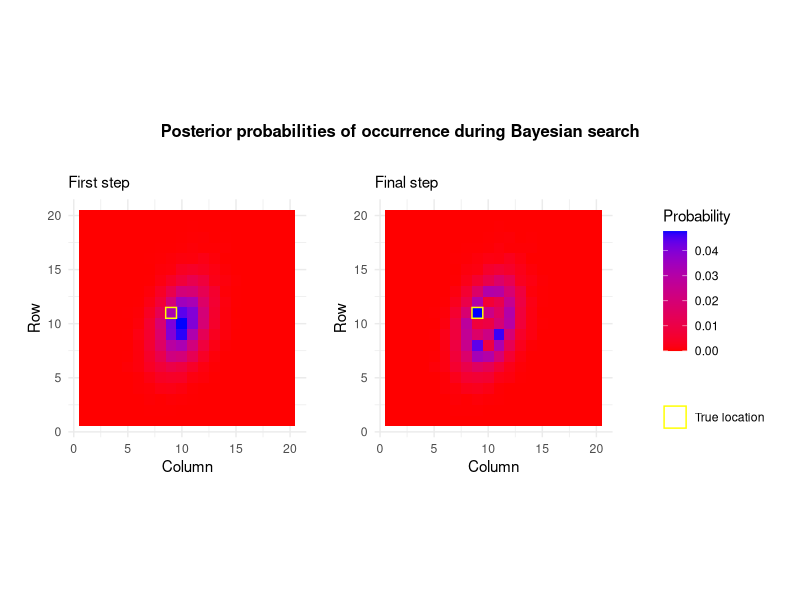
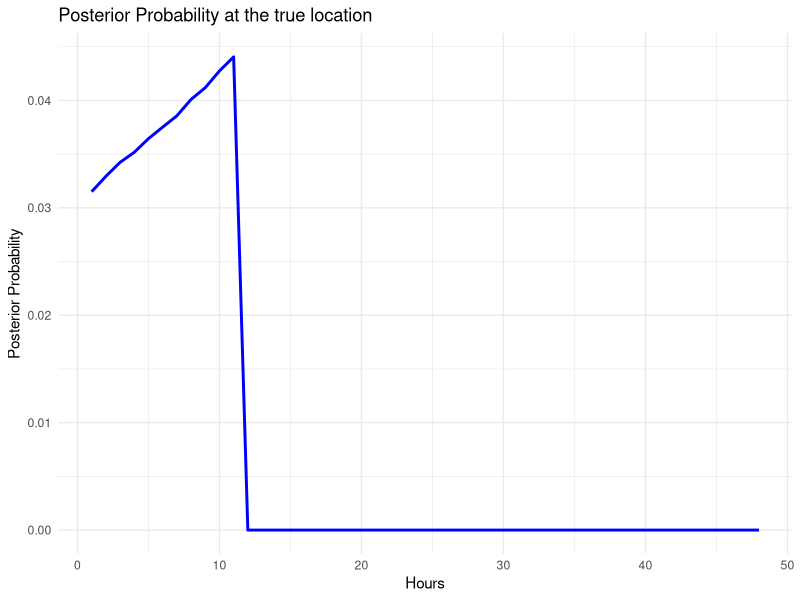

The R source for these figures, in order:
## ---- chunk 1
#### Required Functions provided by Jake####
set.seed(123)
library(ggplot2)
library(MASS)

#### Data Generating Functions ####

generate_lost <- function(grid_size, nsims){
  
  # Function to generate the prior distribution for the 
  # location of the lost fisherman
  # Args: 
  #       grid_size: the dimensions of the square search grid
  #       nsims: number of samples to base the prior distribution on
  
  mu_vec  <- c(grid_size/2, grid_size/2)
  sig_mat <- matrix(c(2, 1, 5, 5), 2,2)
  
  dat <- mvrnorm(nsims, mu_vec, sig_mat)
  dat <- round(abs(dat))
  head(dat)
  summary(as.data.frame(dat))
  prior <- matrix(rep(0,grid_size^2), grid_size, grid_size)
  for (i in 1:NROW(dat)){
    
    if (dat[i,1] < grid_size & dat[i,2] < grid_size){
      prior[dat[i,1], dat[i,2]] <- prior[dat[i,1], dat[i,2]] + 1
    }
    
  }
  prior <- prior/sum(prior)
  return(prior)
}

generate_fisherman <- function(grid_size){
  
  # Function to generate the true location of the lost fisherman.
  # This should not effect the search decision in any way!! It is unkown
  # to the search crew.
  # Args: 
  #       grid_size: the dimensions of the square search grid

  mu_vec  <- c(grid_size/2, grid_size/2)
  sig_mat <- matrix(c(2, 1, 5, 5), 2,2)
  
  location  <- round(mvrnorm(1, mu_vec, sig_mat))
  true_grid <- matrix(rep(0, grid_size^2), grid_size, grid_size)
  true_grid[location[1], location[2]] <- 1
  
  return(true_grid)
}

#### Simulation ####

search_size <- 20
unifs <- runif(search_size^2, min = 0.6, max = 0.9)
##Step 2 - gain detection distribution
detect_pr <- matrix(unifs, ncol = search_size)

## ---- chunk 2
##step 1 - prior of experts
prior <- generate_lost(search_size,10000)
#get fishermans location 
fish_grid <- generate_fisherman(search_size)
cell <- which(fish_grid == 1,arr.ind=TRUE)
rowf <- cell[1]
colf <- cell[2]

max_hours <- 48
post_tracker <- numeric(max_hours)
fishermanfound <- FALSE
prior1 <- prior
###at the start your prior is your posterior
posterior <- prior

## ---- chunk 3
for (i in 1:max_hours){
  ##step 3 - merge 2 distributions  
  ##posterior initially prior ,we use the previous posterior as the new prior
  grid <- posterior*detect_pr
  ##step 4 - search cell with highest probability
  #cell_check <- which(grid == 1,arr.ind=TRUE)
  ##finding the index with the highest probability
  cell_check <- arrayInd(which.max(grid), dim(grid))
  row <- cell_check[1]
  col <- cell_check[2]
 ##check if fisherman is in the cell
  if(fish_grid[row,col]==1){
    ##use detection pr check if we find fisherman given he is in the cell.
    ##1 sample,1 trial using highest probability of cells
    detected <- rbinom(1, 1, detect_pr[row, col])
  }
    else {
      detected <- 0
    }
  post_tracker[i] <- posterior[rowf,colf]
  
  #step 5 - if not detected update using Bayes
  if (detected == 1) {
    #cat("Fisherman here", i, "in cell (", row, ",", col, ")\n")
    fishermanfound <- TRUE
    break
  }
  pi <- detect_pr[row,col]
  posterior[row,col] <- ((1-pi)*posterior[row,col])/(1 - pi * posterior[row, col])
  posterior[-row, -col] <- posterior[-row, -col] / (1 - pi * posterior[row, col])
  ##normalising posterior values
  posterior <- posterior/sum(posterior)
}
## ---- chunk 4
suppressMessages(library(patchwork))
##creating dummy variable which allows us to indicate the true location of the fisherman on our plots
fishermancell <- data.frame(x=colf,y=rowf)
fishermancell$label <- "True location"
df_prior <- expand.grid(x = 1:search_size, y = 1:search_size)
df_prior$value <- as.vector(prior1)
plot1 <- ggplot(df_prior, aes(x = x, y = y, fill = value)) +
  geom_tile() +
  scale_fill_gradient(low = "red", high = "blue") +
  coord_fixed() +
  geom_tile(data = fishermancell, aes(x = x, y = y,color=label),
            fill = NA, size = 0.5, show.legend = TRUE)+scale_color_manual(name = "", values = c("True location" = "yellow")) +
  labs(x='Column',y="Row",subtitle="First step", fill = "Probability") +
  theme_minimal()+theme(
    plot.margin = margin(t = 10, r = 10, b = 10, l = 10)
  )


df_posterior <- expand.grid(x = 1:search_size, y = 1:search_size)
df_posterior$value <- as.vector(posterior)
plot2 <- ggplot(df_posterior, aes(x = x, y = y, fill = value)) +
  geom_tile() +
  scale_fill_gradient(low = "red", high = "blue") +
  coord_fixed() +
  geom_tile(data = fishermancell, aes(x = x, y = y,color=label),
            fill = NA, size = 0.5, show.legend = TRUE)+scale_color_manual(name = "", values = c("True location" = "yellow")) +
  labs(x='Column',y="Row", subtitle="Final step",fill = "Probability") +
  theme_minimal()+theme(
    plot.margin = margin(t = 10, r = 10, b = 10, l = 10)
  )
##combining two plots into one for easier comparison
library(patchwork)

full_plot <- (plot1 + plot2) +
  plot_layout(ncol = 2,guides = "collect") +  
  plot_annotation(
    title = "Posterior probabilities of occurrence during Bayesian search",
    theme = theme(plot.title = element_text(
        hjust = 0.5,
        size = 12,
        face = "bold",
        margin = margin(b = 15)  ),
      legend.position = "right",legend.box.margin = margin(l = 20), 
      plot.margin = margin(t = 20, r = 10, b = 10, l = 10))
  )

full_plot

## ---- chunk 5
df_post_time <- data.frame(
  Time = 1:48,
  Posterior = post_tracker
)
ggplot(df_post_time, aes(x = Time, y = Posterior)) +
  geom_line(color = "blue", size = 1) +
  labs(
    title ="Posterior Probability at the true location",
    x = "Hours", 
    y = "Posterior Probability"
  ) +
  theme_minimal()

